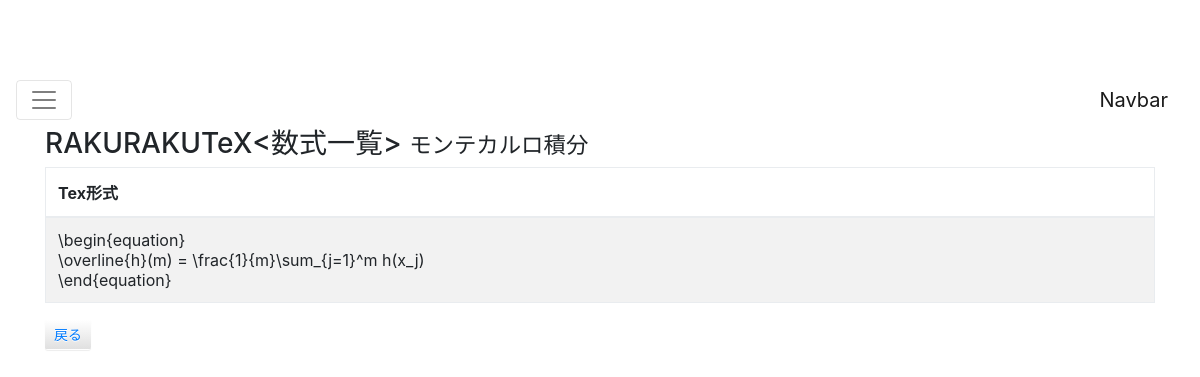
Page /cms/impression/9/ on the committed database.
### cms/models.py (models this page shows, shortened)
class Book(models.Model):
    name = models.CharField('書籍名', max_length=255)
    publisher = models.CharField('出版社', max_length=255, blank=True)
    page = models.IntegerField('ページ数', blank=True, default=0)
    tags = TaggableManager()    # タグ用フィールド

class Impression(models.Model):
    book = models.ForeignKey(Book, verbose_name='書籍', related_name='impressions')
    comment = models.TextField('コメント', blank=True)

### cms/views.py (the view)
# urls.py: url(r'^impression/(?P<book_id>\d+)/$', views.ImpressionList.as_view(), name='impression_list'),  # 一覧
class ImpressionList(ListView):
    context_object_name='impressions'
    template_name='cms/impression_list.html'
    paginate_by = 2  # １ページは最大2件ずつでページングする
    def get(self, request, *args, **kwargs):
        book = get_object_or_404(Book, pk=kwargs['book_id'])  # 親の書籍を読む
        impressions = book.impressions.all().order_by('id')   # 書籍の子供の、感想を読む
        self.object_list = impressions
        context = self.get_context_data(object_list=self.object_list, book=book)
        return self.render_to_response(context)

### cms/templates/cms/impression_list.html (shortened to what this page needs)
{% extends "base.html" %}
{% block content %}
    <h3 class="page-header">RAKURAKUTeX<数式一覧> <small>{{ book.name }}</small></h3>
    <table class="table table-striped table-bordered">
      <thead>
        <tr>
          <th>Tex形式</th>
        </tr>
      </thead>
      <tbody>
        {% for impression in impressions %}
        <tr>
          <td>{{ impression.comment|linebreaksbr }}</td>
        </tr>
        {% endfor %}
      </tbody>
    </table>
    <div>
      <a href="{% url 'cms:book_list' %}" class="btn btn-default btn-sm">戻る</a>
    </div>
{% endblock content %}

### static/css/navbar-top-fixed.css (style rules this page uses)
body { min-height: 75rem; padding-top: 4.5rem; }

### cms/templates/cms/impression_list.html (style rules this page uses)
table { margin-top: 8px; }

### rows in the picture
Book: name "モンテカルロ積分"
Impression: comment "\\begin{equation} \\overline{h}(m) = \\frac{1}{m}\\sum_{j=1}^m h(x_j) \\end{equation}"
